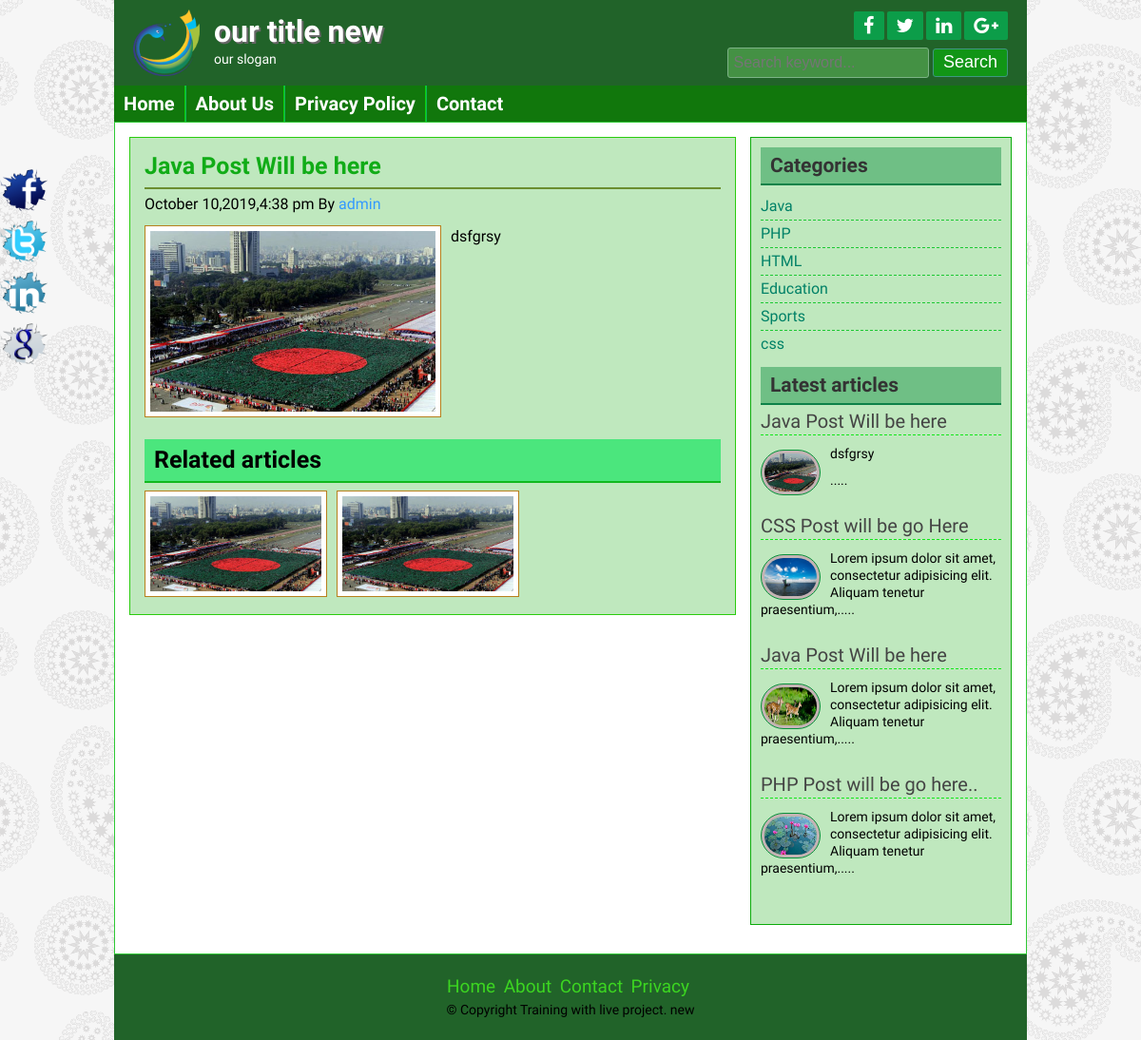
Screenshot of /post.php?id=29 with the database file from the repository.
### tables this page shows
CREATE TABLE IF NOT EXISTS `title_slogan` (
  `id` int(11) NOT NULL AUTO_INCREMENT,
  `title` varchar(255) NOT NULL,
  `slogan` varchar(255) NOT NULL,
  `logo` varchar(255) NOT NULL,
  PRIMARY KEY (`id`)
);

CREATE TABLE IF NOT EXISTS `add_page` (
  `id` int(11) NOT NULL AUTO_INCREMENT,
  `name` varchar(255) NOT NULL,
  `body` text NOT NULL,
  PRIMARY KEY (`id`)
);

CREATE TABLE IF NOT EXISTS `tbl_post` (
  `id` int(11) NOT NULL AUTO_INCREMENT,
  `cat` bigint(20) DEFAULT NULL,
  `titel` varchar(255) NOT NULL,
  `body` text NOT NULL,
  `image` varchar(255) NOT NULL,
  `author` varchar(50) NOT NULL,
  `tags` varchar(255) NOT NULL,
  `date` timestamp NOT NULL,
  `userid` int(11) NOT NULL,
  PRIMARY KEY (`id`),
  KEY `tbl_post_cat_foreign` (`cat`)
);

CREATE TABLE IF NOT EXISTS `tbl_category` (
  `id` bigint(20) NOT NULL AUTO_INCREMENT,
  `name` varchar(50) NOT NULL,
  PRIMARY KEY (`id`)
);

CREATE TABLE IF NOT EXISTS `tbl_footer` (
  `id` int(11) NOT NULL AUTO_INCREMENT,
  `name` varchar(255) NOT NULL,
  PRIMARY KEY (`id`)
);

### lib/Database.php (called while the page is built, shortened)
<?php
Class Database{
	public $host   = DB_HOST;
	public $user   = DB_USER;
	public $pass   = DB_PASS;
	public $dbname = DB_NAME;
	public $link;
	public function connectDB(){
	$this->link = new mysqli($this->host, $this->user, $this->pass, $this->dbname);
 }
	public function select($sql){
		$result = $this->link->query($sql) or die($this->link->error.__LINE__);
		if($result->num_rows > 0){
			return $result;
		} else {
			return false;
		}
	}
}

### helpers/Format.php (called while the page is built, shortened)
<?php
$path=dirname(realpath(__FILE__));
include_once $path.'/../lib/Database.php';
class Format
{
	public function formateDate($date){
      return date('F j,Y,g:i a',strtotime($date));
	}
	public function textShorten($text, $limit = 400){
		$text = $text." ";
		$text = substr($text,0,$limit);
		$text = substr($text, 0, strrpos($text," "));
		$text=$text.".....";
		return $text;
	}
	public function title(){
       $data=$_SERVER['SCRIPT_FILENAME'];
       $data=basename($data, '.php');
       $data = ucfirst($data);
      if ($data == 'Index') {
      	return "Home";
      }else{
      	return $data;
      }
	}
}
?>

### post.php (the view)
<?php include 'inc/header.php';?>
<?php
if(!isset($_GET['id']) || $_GET['id']==NULL ) {
	header("Location:404.php");
}  else {
	$id= $_GET['id'];
}
?>
<div class="contentsection contemplete clear">
	<div class="maincontent clear">
		<div class="about">
			<?php
			$query=" Select *from tbl_post where id=$id";
			$post=$db->select($query);
			if($post){
				while($result=$post->fetch_assoc()){
					?>
					<h2><?php echo $result['titel'];?></h2>
					<h4><?php echo $fm->formateDate($result['date']);?> By <a href="#"><?php echo $result['author'];?></a></h4>
					<img src="admin/<?php echo $result['image'];?>" alt="post image"/>
					<?php echo $result['body'];?>
					<div class="relatedpost clear">
						<h2>Related articles</h2>
						<?php
						$catid=$result['cat'];
						$queryrelated=" Select *from tbl_post where cat='$catid' order by rand() limit 6";
						$relatedpost=$db->select($queryrelated);
						if($relatedpost){
							while($relatedresult=$relatedpost->fetch_assoc()){
								?>
								<a href="post.php?id=<?php echo $result['id'];?>">
									<img src="admin/<?php echo $result['image'];?>" alt="post image"/>
								</a>
							<?php } } else { echo "No related post availa !!";} ?>
						</div>
					<?php } } else { header("Location:404.php"); } ?>
				</div>
			</div>
			<?php  include "inc/sidebar.php";?>
			<?php include "inc/footer.php";?>

### inc/header.php (shortened to what this page needs)
<?php
	$path= dirname(realpath(__FILE__));
	include $path.'/../lib/Database.php';
	include $path.'/../helpers/Format.php';
	$db = new Database();
	$fm = new Format();
?>
<!DOCTYPE html>
<html>
<head>
	<?php include 'scripts/css.php';?>
</head>
<body>
<div class="headersection templete clear">
<a href="index.php">
	<div class="logo">
		<?php
		$query="SELECT * from  title_slogan where id='1'";
		$result=$db->select($query);
		if ($result) {
			$data=$result->fetch_assoc();
			?>
			<img src="admin/<?php echo $data['logo'];?>" alt="Logo"/>
			<h2><?php echo $data['title'];?></h2>
			<p><?php echo $data['slogan'];?></p>
		<?php }?>
	</div>
</a>
<div class="social clear">
	<div class="icon clear">
		<a href="#" target="_blank"><i class="fa fa-facebook"></i></a>
		<a href="#" target="_blank"><i class="fa fa-twitter"></i></a>
		<a href="#" target="_blank"><i class="fa fa-linkedin"></i></a>
		<a href="#" target="_blank"><i class="fa fa-google-plus"></i></a>
	</div>
	<div class="searchbtn clear">
		<form action="search.php" method="GET">
			<input type="text" name="search" placeholder="Search keyword..."/>
			<input type="submit" name="submit" value="Search"/>
		</form>
	</div>
</div>
</div>
<div class="navsection templete">
<ul>
	<li><a  <?php if ($fm->title()=='Home') {
		echo 'id="active"';
	}?> href="index.php">Home</a></li>
	<?php
	$sql="SELECT * from add_page";
	$pages=$db->select($sql);
	if ($pages) {
		while ($result=$pages->fetch_assoc()) {
			?>
			<li><a <?php
			if (isset($_GET['pageid']) && $_GET['pageid']==$result['id']) {
				echo 'id="active"';
			}
			?> href="about.php?pageid=<?php echo $result['id'];?>"><?php echo $result['name'];?></a></li>
		<?php } }?>
		<li><a <?php if ($fm->title()=='Contact') {
			echo 'id="active"';
		}?> href="contact.php">Contact</a></li>
	</ul>
</div>

### inc/sidebar.php
<div class="sidebar clear">
	<div class="samesidebar clear">
		<h2>Categories</h2>
		<ul>
			<?php
			$query="SELECT * from tbl_category";
			$category = $db->select($query);
			if($category){
				while($result=$category->fetch_assoc()){
					?>
					<li><a href="posts.php?c=<?php echo $result['id'];?>"><?php echo $result['name'];?></a></li>
				<?php } } else { ?>
					<li>NO Category Created</a></li>
				<?php }?>
			</ul>
		</div>
		<div class="samesidebar clear">
			<h2>Latest articles</h2>
			<?php
			$query="SELECT * from tbl_post limit 5";
			$post=$db->select($query);
			if($post){
				while($result=$post->fetch_assoc()){
					?>
					<div class="popular clear">
						<h3><a href="post.php?id=<?php echo $result['id'];?>"> <?php echo $result['titel'];?></h3>
							<a href="post.php?id=<?php echo $result['id'];?>"><img src="admin/<?php echo $result['image'];?>" alt="post image"/> </a>
							<p><?php echo $fm->textShorten($result['body'],100); ?> </p>
						</div>
					<?php } } else { header ("location:404.php");}?>
				</div>
			</div>

### inc/footer.php (shortened to what this page needs)
</div>
	<div class="footersection templete clear">
	  <div class="footermenu clear">
		<ul>
			<li><a href="#">Home</a></li>
			<li><a href="#">About</a></li>
			<li><a href="#">Contact</a></li>
			<li><a href="#">Privacy</a></li>
		</ul>
	  </div>
    <?php
$query="SELECT * from tbl_footer where id='1' ";
$data=$db->select($query);
if ($data) {
    while ($result=$data->fetch_assoc()) {
?>
	  <p>&copy; <?php echo $result['name'];?> </p>
<?php } }?>
	</div>
	<div class="fixedicon clear">
		<a href="http://www.facebook.com"><img src="images/fb.png" alt="Facebook"/></a>
		<a href="http://www.twitter.com"><img src="images/tw.png" alt="Twitter"/></a>
		<a href="http://www.linkedin.com"><img src="images/in.png" alt="LinkedIn"/></a>
		<a href="http://www.google.com"><img src="images/gl.png" alt="GooglePlus"/></a>
	</div>
</body>
</html>

### theme/green.css (style rules this page uses)
.headersection { background: #216329 none repeat scroll 0 0; }
.icon a { background: #0c9d49 none repeat scroll 0 0; }
input[type="submit"] { background: #119516 none repeat scroll 0 0; }
.searchbtn input[type="text"] { border: 1px solid #7CB386; background: #449144; }
.searchbtn input[type="submit"] { border: 1px solid #3e9781; }
.navsection { background: none repeat scroll 0 0 #11770c; }
.navsection ul li { border-left: 1px solid #0db35a; border-right: 1px solid #0bd009; }
.footersection { background: #216329; }
.footermenu ul li a { color: #3CD521; }
.maincontent { background: #bfe8be none repeat scroll 0 0; border: 1px solid #2acc0e; }
.samepost h2, .about h2 { border-bottom: 2px solid #6b8e30; color: #11ac17; }
.sidebar { background: #bfe8be none repeat scroll 0 0; border: 1px solid #0cac0b; }
.samesidebar h2 { background: #6fbf85 none repeat scroll 0 0; border-bottom: 2px solid #0d8249; }
.samesidebar ul li a { color: #008167; }
.samesidebar ul li { border-bottom: 1px dashed #1cc833; }
.popular h3 { border-bottom: 1px dashed #11e619; }
.popular img { background: #c4b4b4 none repeat scroll 0 0; border: 1px solid #07913a; }
.contentsection { background: #ffffff none repeat scroll 0 0; border: 1px solid #2fca35; }
.headersection { background: #216329 none repeat scroll 0 0; color: #fff; }
.relatedpost h2 { background: #4be67d none repeat scroll 0 0; border-bottom: 2px solid #10b91f !important; }

### rows the page displays
title_slogan: logo (picture), title "our title new", slogan "our slogan"
add_page: name "About Us"
add_page: name "Privacy Policy"
tbl_post: titel "Java Post Will be here", date "October 10,2019,4:38 pm", author "admin", image (picture), body "dsfgrsy", body "dsfgrsy ....."
tbl_post: tbl_post.image (picture), titel "Java Post Will be here", image (picture), body "Lorem ipsum dolor sit amet, consectetur adipisicing elit. Aliquam tenetur praesentium,....."
tbl_category: name "Java"
tbl_category: name "PHP"
tbl_category: name "HTML"
tbl_category: name "Education"
tbl_category: name "Sports"
tbl_category: name "css"
tbl_post: titel "CSS Post will be go Here", image (picture), body "Lorem ipsum dolor sit amet, consectetur adipisicing elit. Aliquam tenetur praesentium,....."
tbl_post: titel "PHP Post will be go here..", image (picture), body "Lorem ipsum dolor sit amet, consectetur adipisicing elit. Aliquam tenetur praesentium,....."
tbl_footer: name "Copyright Training with live project. new"
